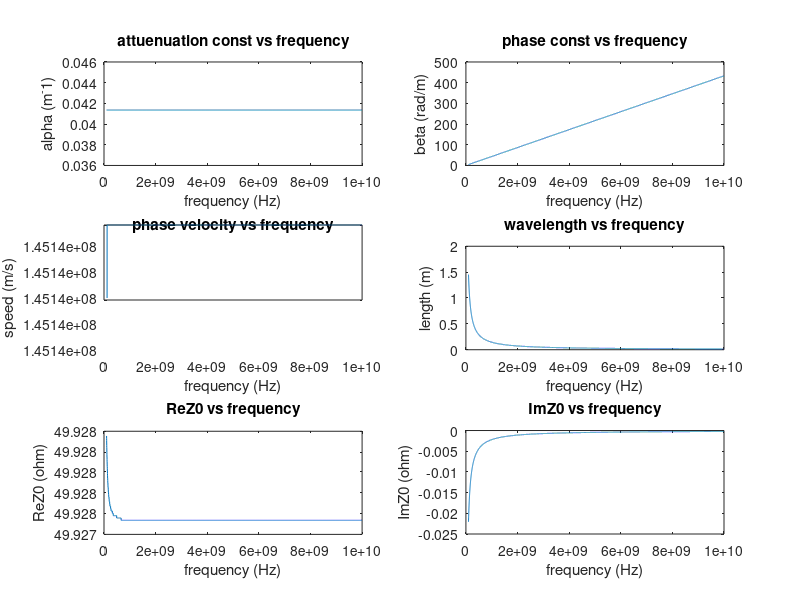

Write MATLAB code to recreate this figure.
R_prime = 2.16; %ohm/m 
L_prime = 344e-9; %H/m
G_prime = 0.79e-3; %S/m
C_prime = 138e-12; %F/m

f_lower = 100e6;
f_upper = 10e9;
f_step = 1000000;
f_range = f_lower:f_step:f_upper;
num = (f_upper - f_lower) / f_step;

gamma = zeros(num, 1);
velocity = zeros(num, 1);
wavelength = zeros(num, 1);
char_imped = zeros(num, 1);

x = 1;
B = 0;
for f = f_range
    w = 2 * pi * f;
    
    % Use 1i instead of j, because i and j are most commonly used as counters
    gamma(x) = 1i * w * sqrt((L_prime - 1i * R_prime / w) * (C_prime - 1i * G_prime / w));
    B = imag(gamma(x));
    velocity(x) = w / B;
    wavelength(x) = 2 * pi / B;
    char_imped(x) = sqrt((R_prime + 1i * w * L_prime) / (G_prime + 1i * w * C_prime));
    
    x = x + 1;
end

figure('units', 'normalized', 'outerposition', [0 0 1 1], 'Name', 'Low-Loss TL');

% plot using auto-generated axes
subplot(3,2,1);
plot(f_range,real(gamma));
title("attuenuation const vs frequency");
xlabel("frequency (Hz)");
ylabel("alpha (m^-1)");

subplot(3,2,2);
plot(f_range,imag(gamma));
title("phase const vs frequency");
xlabel("frequency (Hz)");
ylabel("beta (rad/m)");

subplot(3,2,3);
plot(f_range,velocity);
title("phase velocity vs frequency");
xlabel("frequency (Hz)");
ylabel("speed (m/s)");

subplot(3,2,4);
plot(f_range,wavelength);
title("wavelength vs frequency");
xlabel("frequency (Hz)");
ylabel("length (m)");

subplot(3,2,5);
plot(f_range,real(char_imped));
title("ReZ0 vs frequency");
xlabel("frequency (Hz)");
ylabel("ReZ0 (ohm)");

subplot(3,2,6);
plot(f_range,imag(char_imped));
title("ImZ0 vs frequency");
xlabel("frequency (Hz)");
ylabel("ImZ0 (ohm)");
